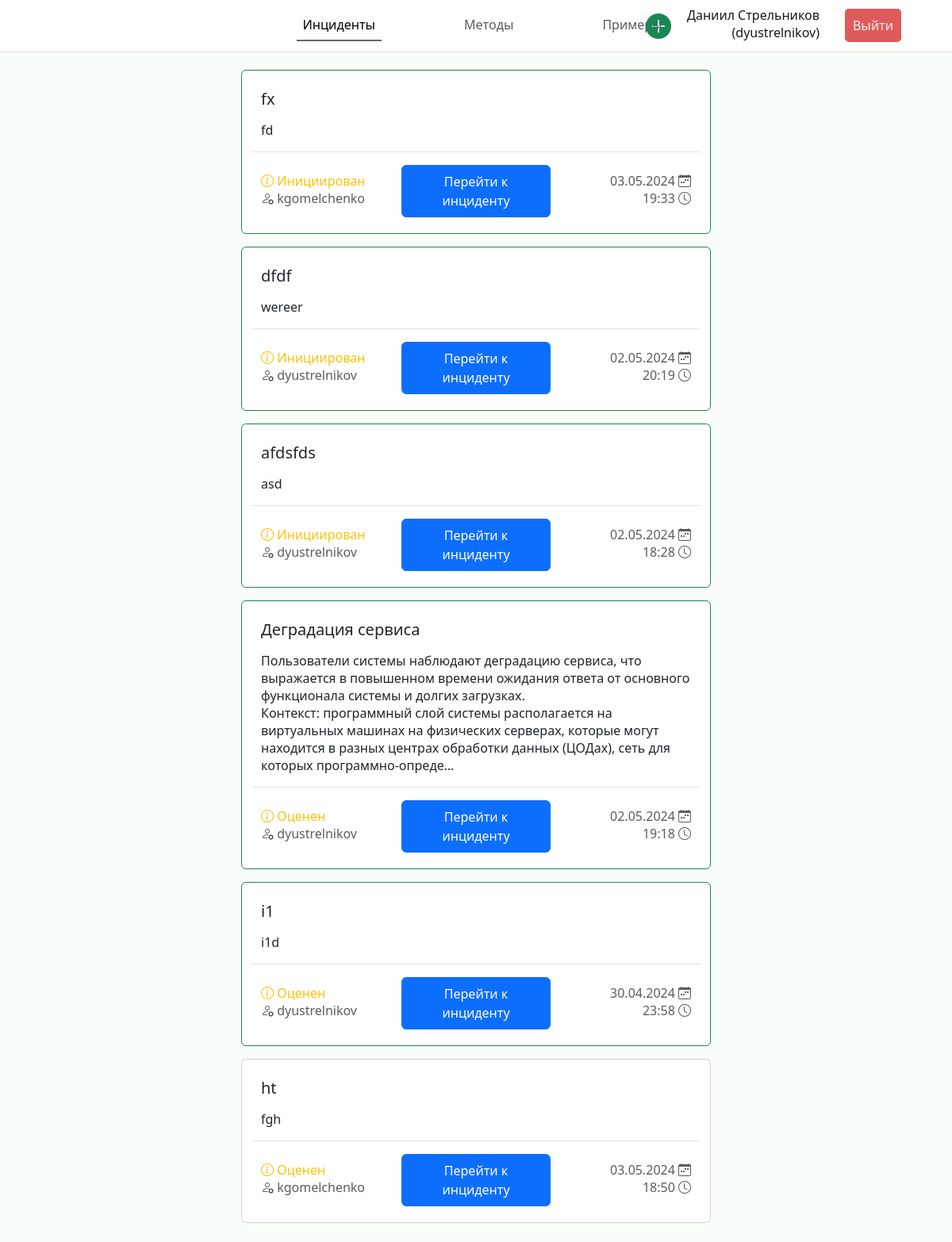
/incidents (signed in), run on an earlier commit of the app's database.
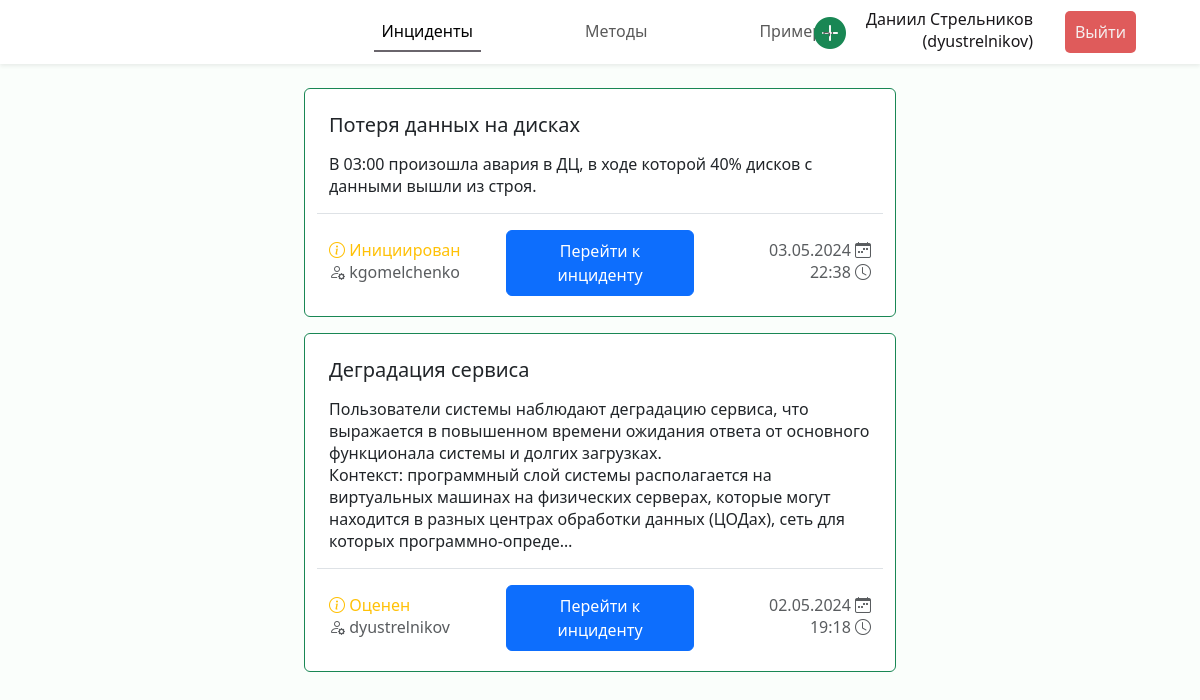
And on a later commit of the database.
### incidents/models.py (models this page shows, shortened)
class Incident(models.Model):
    name = models.CharField("Название", max_length=100)
    description = models.TextField("Описание")
    created_at = models.DateTimeField("Создан")
    results = models.JSONField("Результаты", null=True, blank=True)
    creator = models.ForeignKey(Expert, verbose_name="Инициатор", on_delete=models.CASCADE,
                                related_name="authored_incidents")
    status = models.ForeignKey(Status, verbose_name="Статус", on_delete=models.CASCADE)
    criteries = models.ManyToManyField(Criteria, through="IncidentCriteria")
    experts = models.ManyToManyField(Expert, through="IncidentExpert")
    class Meta:
        verbose_name = "Инцидент"
        verbose_name_plural = "Инциденты"

class Status(models.Model):
    name = models.CharField("Наименование", max_length=100)
    def __str__(self) -> str:
        return self.name
    class Meta:
        verbose_name = "Статус"
        verbose_name_plural = "Статусы"

class Expert(models.Model):
    user = models.OneToOneField(User, verbose_name="Пользователь", on_delete=models.CASCADE)
    class Meta:
        verbose_name = "Эксперт"
        verbose_name_plural = "Эксперты"

### incidents/views.py (the view)
# urls.py: path("incidents", views.incidents_list, name="incidents"),
@login_required(login_url='login')
def incidents_list(request) -> HttpResponse:
    incidents = Incident.objects.all().annotate(
        is_expert=Count(Case(When(experts__user=request.user, then=1)))
    ).order_by('-is_expert', 'status', '-created_at')
    return render(request, "incidents/incidents.html", {"incidents": incidents})

### incidents/templates/incidents/incidents.html (shortened to what this page needs)
{% extends 'incidents/base.html' %}
{% load static %}
{% block header %}
<header class="header fixed-top shadow-sm d-flex">
    <nav class="navbar navbar-expand-lg w-100">
        <div class="collapse navbar-collapse justify-content-center" id="navbarNav">
        <ul class="navbar-nav py-1">
            <li class="nav-item px-5"><a class="nav-link active" href="{% url 'incidents' %}">Инциденты</a></li>
            <li class="nav-item px-5"><a class="nav-link" href="{% url 'methods' %}">Методы</a></li>
            <li class="nav-item px-5"><a class="nav-link" href="{% url 'examples' %}">Примеры</a></li>
        </ul>
        </div>
        <ul class="navbar-nav position-fixed end-0 me-5 align-items-center">
            <li class="nav-item px-1 btn-create-icon">
                <a href="{% url 'incident_create' %}" class="fs-2" title="Инициировать решение инцидента">
                    <i class="bi bi-plus-circle-fill text-success"></i>
                </a>
            </li>
            <li class="nav-item px-3 text-end mb-1">
                <div class="fullname">{{ request.user.get_full_name }}</div>
                <div class="username">({{ request.user.get_username }})</div>
            </li>
            <li class="nav-item px-3">
                <form action="{% url 'logout' %}" method="POST">
                    <button class="logout-btn" type="submit">Выйти</button>
                </form>
            </li>
          </ul>
    </nav>
</header>
{% endblock %}
{% block content %}
<div class="cards d-flex p-2 flex-column align-items-center">
    {% for incident in incidents %}
    <div class="col-lg-6 col-xxl-5 card mb-3 {% if incident.is_expert == 1 %}border-success{% endif %}">
        <div class="card-body m-2 mb-1">
          <h5 class="card-title">{{ incident.name|truncatechars:120 }}</h5>
          <p class="card-text">{{ incident.description|linebreaks|truncatechars:360 }}</p>
          <div class="row justify-content-between align-items-center pt-3 border-top">
            <div class="col">
                <p class="card-subtitle text-warning mb-1"><i class="bi bi-info-circle"></i> {{ incident.status }}</p>
                <p class="card-subtitle text-muted"><i class="bi bi-person-gear"></i> {{ incident.creator.user.get_username  }}</p>
            </div>
            <a href="{% url 'incident' incident.id %}" class="col-4 btn btn-primary px-3 py-2">Перейти к инциденту</a>
            <div class="col">
                <p class="card-subtitle text-muted text-end mb-1">{{ incident.created_at|date:'d.m.Y' }} <i class="bi bi-calendar-week"></i></p>
                <p class="card-subtitle text-muted text-end">{{ incident.created_at|time }} <i class="bi bi-clock"></i></p>
            </div>
          </div>
        </div>
      </div>
    {% endfor %}
</div>
{% endblock %}

### incidents/templates/incidents/base.html (shortened to what this page needs)
{% load static %}
<!DOCTYPE html>
<html lang="en">
<head>
    <link href="https://cdn.jsdelivr.net/npm/bootstrap@5.3.3/dist/css/bootstrap.min.css" rel="stylesheet">
    <link rel="stylesheet" href="https://cdn.jsdelivr.net/npm/bootstrap-icons@1.11.3/font/bootstrap-icons.min.css">
    <link rel="stylesheet" href="{% static 'incidents/css/style.css' %}">
</head>
<body>
    {% block header %}
    {% endblock %}
    {% block content %}
    {% endblock content %}
</body>
</html>

### incidents/static/incidents/css/style.css (style rules this page uses)
:root { --font-family: "Segoe UI", Roboto, "Helvetica Neue", Arial, sans-serif; }
* { box-sizing: border-box; padding: 0; margin: 0; }
body { margin: 5rem 0 0 0; font-family: var(--font-family); font-weight: 400; line-height: normal; background-color: rgb(250, 254, 251); color: #19171a; overflow: overlay; width: 100%; }
.header { background: rgb(255, 255, 255); }
.logout-btn { padding: 10px; background-color: #df5b5b; color: #f5efef; text-decoration: none; border-radius: 5px; border-width: 0; }
.active { border-bottom: 2px solid #4b464ed3; }
.btn-create-icon { transition: transform .6s ease; }

What changed in the data, as far as the page shows it:
removed Incident: name "fx", description "fd", status "Инициирован", creator.user.get_username "kgomelchenko", created_at "03.05.2024", created_at "19:33"
removed Incident: name "dfdf", description "wereer", status "Инициирован", creator.user.get_username "dyustrelnikov", created_at "02.05.2024", created_at "20:19"
removed Incident: name "afdsfds", description "asd", status "Инициирован", creator.user.get_username "dyustrelnikov", created_at "02.05.2024", created_at "18:28"
removed Incident: name "i1", description "i1d", status "Оценен", creator.user.get_username "dyustrelnikov", created_at "30.04.2024", created_at "23:58"
removed Incident: name "ht", description "fgh", status "Оценен", creator.user.get_username "kgomelchenko", created_at "03.05.2024", created_at "18:50"
added Incident: name "Потеря данных на дисках", description "В 03:00 произошла авария в ДЦ, в ходе которой 40% дисков с данными вышли из строя.", status "Инициирован", creator.user.get_username "kgomelchenko", created_at "03.05.2024", created_at "22:38"
